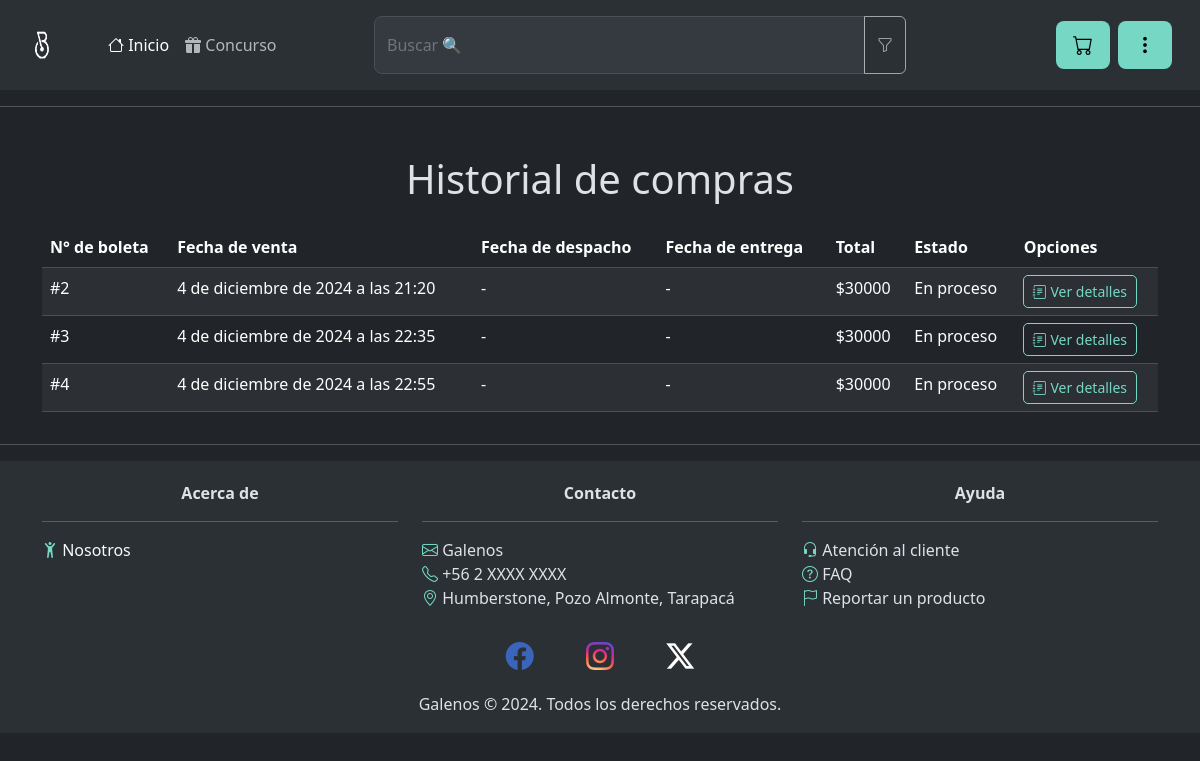
/historial_compras/ (signed in), run on the app's committed database.
### core/models.py (models this page shows, shortened)
class Boleta(models.Model):
	ESTADO_PEDIDOS = [
		("Anulado", "Anulado"),
		("En proceso", "En proceso"),
		("Despachado", "Despachado"),
		("Entregado", "Entregado"),
		("Vendido", "Vendido")
	]
	id = models.AutoField(primary_key=True)
	rut = models.CharField(max_length=12, blank=True, null=True)
	productos = models.ManyToManyField(Producto, through="ProductoEnBoleta")
	fecha = models.DateTimeField(default=timezone.now)
	total = models.DecimalField(max_digits=12, decimal_places=0)
	estado_pedido = models.CharField(max_length=20, choices=ESTADO_PEDIDOS, default="En proceso")

### core/views.py (the view)
# urls.py: path("historial_compras/", historial_compras, name="historial_compras"),
def historial_compras(request):
	boletas = Boleta.objects.filter(rut=request.session.get("cuenta_rut"))
	return render(request, "core/historial_compras.html", {"boletas": boletas})

### core/templates/core/historial_compras.html (shortened to what this page needs)
{% load static %}
<!DOCTYPE html>
<html lang="es" data-bs-theme="dark">
<head>
	<link rel="stylesheet" href="{% static "core/css/style.css" %}">
	<link href="https://cdn.jsdelivr.net/npm/bootstrap@5.3.3/dist/css/bootstrap.min.css" rel="stylesheet">
</head>
<body>
	{% include "./navegacion.html" %}
	<hr>
	<div class="container">
		<h1 class="mt-5 text-center">Historial de compras</h1>
		<div class="table-responsive">
			<table class="table table-striped mt-3">
				<thead class="bg-dark text-white">
					<tr>
						<th>N° de boleta</th>
						<th>Fecha de venta</th>
						<th>Fecha de despacho</th>
						<th>Fecha de entrega</th>
						<th>Total</th>
						<th>Estado</th>
						<th>Opciones</th>
					</tr>
				</thead>
				<tbody>
					{% for boleta in boletas %}
						<tr>
							<td>#{{boleta.id}}</td>
							<td>{{boleta.fecha}}</td>
							<td>-</td>
							<td>-</td>
							<td>${{boleta.total}}</td>
							<td>{{boleta.estado_pedido}}</td>
							<td>
								<button type="button" class="btn btn-custom-outline btn-sm btnDetalles" id="detalles{{boleta.id}}"><i class="bi bi-journal-text"></i> Ver detalles</button>
							</td>
						</tr>
					{% endfor %}
				</tbody>
			</table>
		</div>
	</div>
	<hr>
	{% include "./footer.html" %}
</body>
</html>

### core/static/core/css/style.css (style rules this page uses)
body { background-image: linear-gradient(to left right, rgb(62, 62, 62), rgb(0, 0, 0), rgb(62, 62, 62)); }

### core/templates/core/navegacion.html (style rules this page uses)
.btn-custom-outline { color: #76D7C4; outline-color: #76D7C4; outline-style: solid; outline-width: 1px; }

### data on the page
Boleta: id "2", fecha "4 de diciembre de 2024 a las 21:20", total "30000", estado_pedido "En proceso"
Boleta: id "3", fecha "4 de diciembre de 2024 a las 22:35", total "30000", estado_pedido "En proceso"
Boleta: id "4", fecha "4 de diciembre de 2024 a las 22:55", total "30000", estado_pedido "En proceso"
